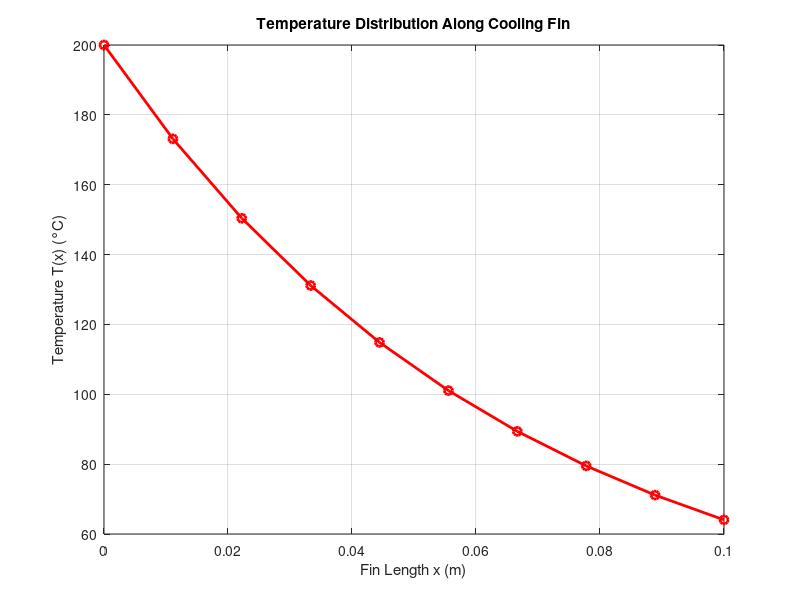

Reproduce this figure in MATLAB.
clc, clear
% Given parameters
Tb = 200;        % Base temperature (°C)
Tinf = 25;       % Ambient temperature (°C)
m = 15;          % Parameter (1/m)

% Create vector X from 0 to 0.1 m with 10 points
X = linspace(0,0.1,10);

% Temperature distribution formula
T = Tinf + (Tb - Tinf) * exp(-m * X);

% Display results
disp('Temperature values at each point along the fin:');
disp(T);

% Plot temperature distribution
plot(X,T,'r-o','LineWidth',2);
grid on;
xlabel('Fin Length x (m)');
ylabel('Temperature T(x) (°C)');
title('Temperature Distribution Along Cooling Fin');
